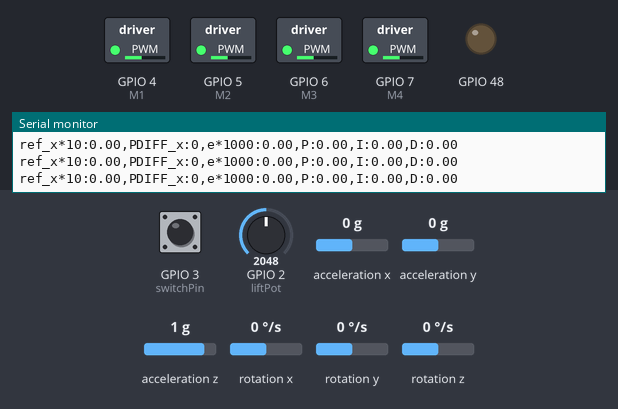
This sketch was run on a simulated ESP32-S3. Parts: switched loads named in the sketch (green lamp = pin HIGH), output pins drawn as LEDs (lit = HIGH), the last lines printed to the serial monitor. The test bench sets the inputs (shaded band); at power-on: rotation x 0 °/s, rotation y 0 °/s, GPIO 2 (liftPot) = 2048, GPIO 3 (switchPin) LOW, acceleration x 0 g, acceleration y 0 g, acceleration z 1 g, rotation z 0 °/s.

Above: at 18.2 s.
18.3 s: rotation x set to -192 °/s
At 19.96 s:
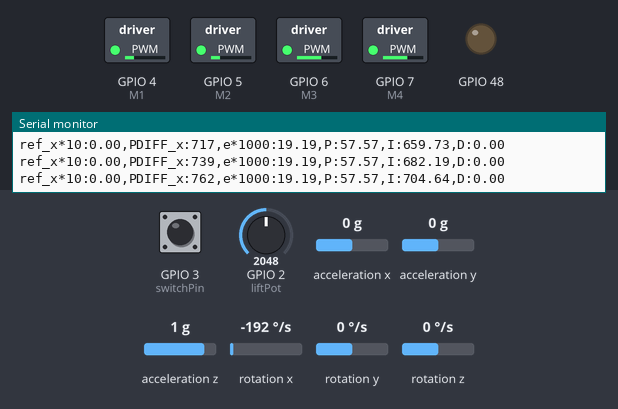
21.3 s: rotation y set to -192 °/s
23.9 s: GPIO 2 (liftPot) set to 2209
At 24.9 s:
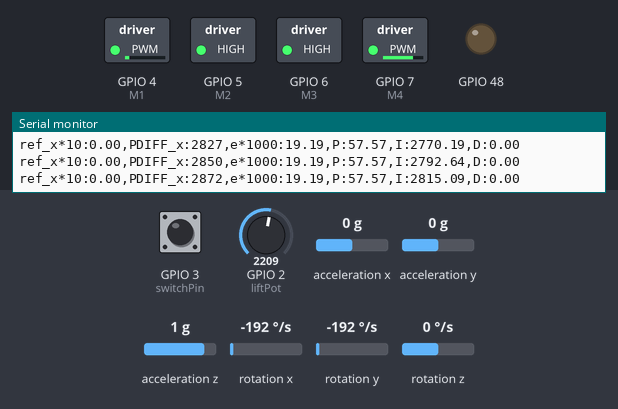
25.4 s: GPIO 2 (liftPot) set to 2283
At 25.63 s:
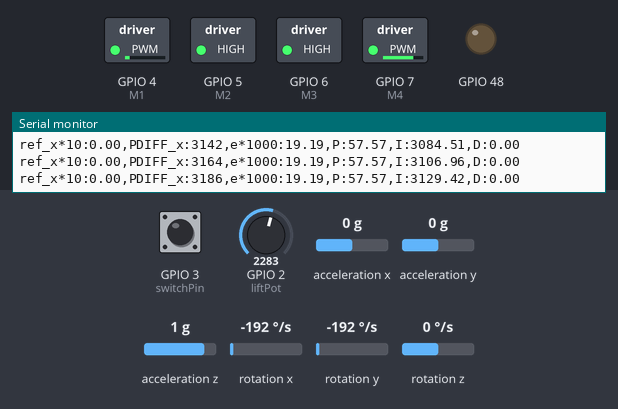
28.4 s: rotation x set to -100 °/s
At 29.0 s:
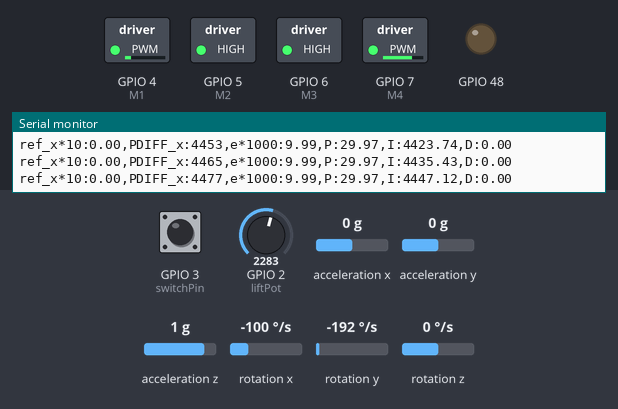
31.4 s: rotation y set to 192 °/s
Timing chart, 0 to 69.7 s (numbered marks = the images above; inputs shaded):
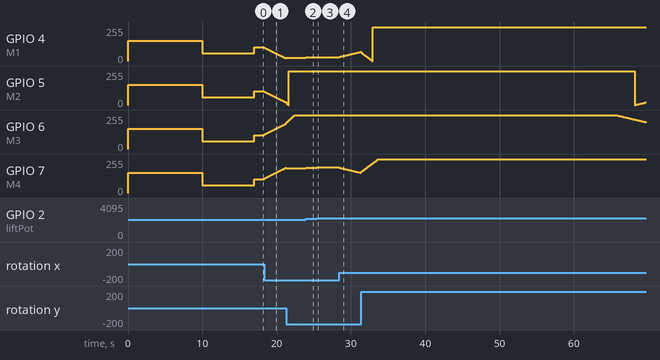

Measured:
- after the input at 18.3 s, GPIO 4 (M1), GPIO 5 (M2): moves from 105/255 to 20/255 over 3.0 s, starting at once; GPIO 6 (M3), GPIO 7 (M4): moves from 105/255 to 191/255 over 3.0 s, starting at once
- after the input at 23.9 s, GPIO 4 (M1): 23/255 → 27/255 at once; GPIO 7 (M4): 187/255 → 191/255 at once
- after the input at 25.4 s, GPIO 4 (M1): 27/255 → 29/255 at once; GPIO 7 (M4): 191/255 → 192/255 at once
- after the input at 28.4 s, GPIO 4 (M1): moves from 29/255 to 70/255 over 3.0 s, starting at once; GPIO 7 (M4): moves from 192/255 to 152/255 over 2.9 s, starting at once
- after the input at 31.4 s, GPIO 6 (M3): moves from 255/255 to 202/255 over 4.0 s, starting after 34.3 s

The sketch:

hovertest_dual_control_manual_esp32.ino
```cpp
#include "I2Cdev.h"
#include "MPU6050.h"
#include "Wire.h"
#include "math.h"

MPU6050 accelgyro;   // create MPU6050 object to read accel/gyro
int16_t ax, ay, az;  // accelerometer
int16_t gx, gy, gz;  // gyroscope

//pin definitions
const int yrefPot = 0;      //analog pin used to connect the potentiometer
const int xrefPot = 1;      // analog pin used to connect the potentiometer
const int liftPot = 2;      // analog pin used to connect the potentiometer
const int switchPin = 3;
const int M1 = 4;           //PWM output Motor 1
const int M2 = 5;           //PWM output Motor 2
const int M3 = 6;           //PWM output Motor 3
const int M4 = 7;           //PWM output Motor 4
const int SDA_pin = 8;      //Kan ändras, detta är bara default. Pin 8 används även av LED.
const int SCL_pin = 9;
//PWM settings
const int freq = 250;        // PWM frequency in Hz (50Hz for servo applications) 50hz (20000)
const int resolution = 14;  // 14-bit PWM resolution
//Loop time (ms)
double loopTime = 1000000/freq; //Loop time in micros
//Pid coefficients
double Kp = 300;                 //Proportial part of pid controller
double Ki =2250/freq;                //contribution from integrating part of controller
double Kd = 0*freq;            //Denna är så stor så att vi inte måste dividera med tiden (1ms) för varje iteration av loopen
//Pid variables
double ref_x = 0.00;              //Refrence value horizontal x axis
double y_x = 0;                   //output signal (vinkelacceleration)
double e_x = 0;                   //error
double e_x_prev = 0;
double I_x = 0;
double D_x = 0;

double ref_y = 0.00;              //Refrence value horizontal y axis
double y_y = 0;                   //output signal (vinkelacceleration)
double e_y = 0;                   //error
double e_y_prev = 0;
double I_y = 0;
double D_y = 0;
//Motor power variables (determined by 900-2400us pulses)
int pw = 0;                       //Pulse width
int P1 = 0;
int P2 = 0;
int P3 = 0;
int P4 = 0;
int PCOM = 0;
int PDIFF_x = 0;
int PDIFF_y = 0;
unsigned long last_update = 0;
unsigned long timer1 = millis();
unsigned long counter = 0;

void calibration() {
  // calibration - Needs to be flat and warmed up
  Serial.println("Current Offsets: ");
  accelgyro.PrintActiveOffsets();
  Serial.print("Calibrating accelerometer ");
  accelgyro.CalibrateAccel(6);
  Serial.print("\nCalibrating gyroscope ");
  accelgyro.CalibrateGyro(6);
  Serial.println("\nOffsets:");
  accelgyro.PrintActiveOffsets();
}

void printCool() {
  if (millis() + 500 >= timer1) {
    timer1 = millis();
    // display tab-separated accel/gyro x/y/z values
    Serial.println("a/g:\tXAccel\tYAccel\tZAccel\tXGyro\tYGyro\tZGyro");
    Serial.print("a/g:\t");
    Serial.print((double)ax / 16384, 2);
    Serial.print("\t");
    Serial.print((double)ay / 16384, 2);
    Serial.print("\t");
    Serial.print((double)az / 16384, 2);
    Serial.print("\t");
    Serial.print((double)gx / 16384, 2);
    Serial.print("\t");
    Serial.print((double)gy / 16384, 2);
    Serial.print("\t");
    Serial.println((double)gz / 16384, 2);

    // print potentiometer
    Serial.print("e = ");
    Serial.println(e_x);
    Serial.print("y = ");
    Serial.println(y_x);
    Serial.print("pw = ");
    Serial.println(pw);
  }
}

void escSetup() //Oklart om denna funktion behövs
{
  Serial.println("ESC Setup begin \n high");
  setPulseWidth(M1,2400);
  setPulseWidth(M2,2400);
  setPulseWidth(M3,2400);
  setPulseWidth(M4,2400);
  delay(10000);
  Serial.println("low");
  setPulseWidth(M1,900);
  setPulseWidth(M2,900);
  setPulseWidth(M3,900);
  setPulseWidth(M4,900);
  delay(3000);
  Serial.println("ESC setup complete");
}

void plotCool()
{
  if (millis() > timer1 + 50) {
    timer1 = millis();
    /*
    Serial.print("x_ref*100:");
    Serial.print(ref_x*100);
    Serial.print(",");
    Serial.print("y_ref*100:");
    Serial.print(ref_y*100);
    Serial.print(",");
    Serial.print("gx:");
    Serial.println(gx);*/
    Serial.print("ref_x*10:");
    Serial.print(ref_x*10);
    Serial.print(",");
    Serial.print("PDIFF_x:");
    Serial.print(PDIFF_x);
    Serial.print(",");
    Serial.print("e*1000:");
    Serial.print(e_x*100,2);
    Serial.print(",");
    Serial.print("P:");
    Serial.print(Kp*e_x,2);
    Serial.print(",");
    Serial.print("I:");
    Serial.print(I_x);
    Serial.print(",");
    Serial.print("D:");
    Serial.println(Kd*D_x);
  }
}

void setPulseWidth(int pin, int pulseWidth)
{
    int dutyCycle = (pulseWidth*16384) / loopTime;  // Convert microseconds to duty cycle when resolution is 14 bit (16384) and frequency 250hz (4000us)
    ledcWrite(pin, dutyCycle); //Set PWM Duty cycle which is limited to 0-16384
}

void setup() {
  pinMode(LED_BUILTIN, OUTPUT);  // Initialize the LED_BUILTIN pin as an output
  setCpuFrequencyMhz(240);
  Wire.begin();         // join I2C bus (I2Cdev library doesn't do this automatically)
  Wire.setClock(400000);
  pinMode(switchPin, INPUT);
  Serial.begin(115200);  // initialize serial communication
  Serial.println("");
  // Configure PWM settings
  if (ledcAttach(M3, freq, resolution) && ledcAttach(M4, freq, resolution) && ledcAttach(M1, freq, resolution) && ledcAttach(M2, freq, resolution))//ledcAttach(pwmPin, freq, resolution
  {
    Serial.println("PWM setup sucsessful");  //  50 Hz, 14-bit resolution  (LEDControl är en pwm generator i esp32)
  }
  else
  {
    Serial.println("PWM setup failed");
    delay(20000);
  }
  escSetup();

  // initialize MPU6050
  Serial.println("Initializing I2C devices...");
  accelgyro.initialize();
  //accelgyro.setDLPFMode(0x05); // BandWidth: 6=5Hz, 5=10Hz, 4=20Hz, ..., 0=256Hz
  accelgyro.setFullScaleGyroRange(0x03);

  // verify connection MPU6050
  Serial.print("Testing device connections... ");
  Serial.println(accelgyro.testConnection() ? "MPU6050 connection successful!" : "MPU6050 connection failed...");
  delay(1000);
  calibration();   // calibration MPU6050 - Needs to be flat and warmed up
  delay(3000);
}

void loop() {
  if(last_update + loopTime <= micros()) //Vi uppdaterar varannan ms
  {
    //Serial.println(millis()); //Med denna kan man kolla hur lång tid en cykel tar
    last_update = micros(); //Egentligen tar en cykel typ 1500us.
    accelgyro.getMotion6(&ax, &ay, &az, &gx, &gy, &gz);   // read raw accel/gyro measurements from device
    PCOM = map(analogRead(liftPot), 0, 4095.0, 900, 2400);
    PCOM = min(max(PCOM, 900), 2200); // Limit maximum lift power for safety

    if(digitalRead(switchPin)) //Force refrence to 0
    {
      ref_y = 0.00;
      ref_x = 0.00;
    }

    else //Refrence set with potentiometers
    {
      ref_x = 0;// map(analogRead(xrefPot), 0, 4095.0, -100, 100)/10000.0; //Map funktionen klarar inte decimaltal så vi delar med 10e3 för -1 till 1 range
      ref_y = 0; //map(analogRead(yrefPot), 0, 4095.0, -100, 100)/10000.0;
    }
    //printCool();
    plotCool();

    //PID
    y_x = (double)gx/16384; //0 to 1 where 1 is 1000degrees/s
    if(abs(y_x)<0.01) //Ta bort jätte små y för att förhindra drift
    {
      y_x = 0;
    }
    e_x = ref_x - y_x;
    I_x = I_x + Ki*e_x;
    D_x = (e_x-e_x_prev);
    e_x_prev = e_x;
    PDIFF_x = Kp * e_x + I_x + Kd*D_x;

    y_y = (double)gy/16384; //0 to 1 where 1 is 1000degrees/s
    if(abs(y_y)<0.01)
    {
      y_y = 0;
    }
    e_y = ref_y - y_y;
    I_y = I_y + Ki*e_y;
    D_y = (e_y-e_y_prev);
    e_y_prev = e_y;
    PDIFF_y = Kp * e_y + I_y + Kd*D_y;

    //Calculate power (pulse width) for the different motors.
    P1 = PCOM - PDIFF_x + PDIFF_y;
    P2 = PCOM - PDIFF_x - PDIFF_y;
    P3 = PCOM + PDIFF_x + PDIFF_y;
    P4 = PCOM + PDIFF_x - PDIFF_y;

    setPulseWidth(M1,P1);
    setPulseWidth(M2,P2);
    setPulseWidth(M3,P3);
    setPulseWidth(M4,P4);
  }
}
```
